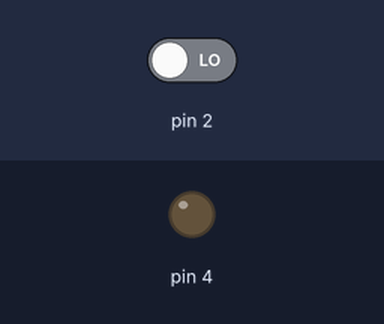
Simulated run of this sketch. Board: Arduino Uno, built with avr-gcc and run on an emulated ATmega328P. Shown: output pins drawn as LEDs (lit = HIGH). Dashed ring = blinking. Inputs (shaded band) come from the test bench; at power-on: pin 2 LOW.

Above: at 1.2 s.
1.3 s: pin 2 driven HIGH
At 1.7 s:
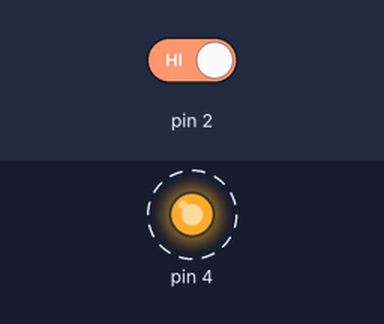
4.3 s: pin 2 driven LOW
At 5.0 s:
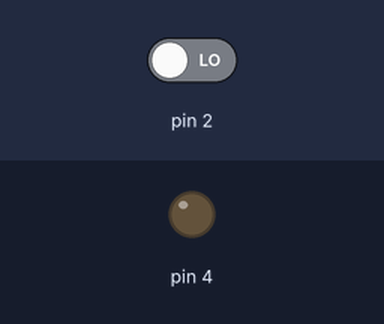
Timing chart, 0 to 7.3 s (numbered marks = the images above; inputs shaded):
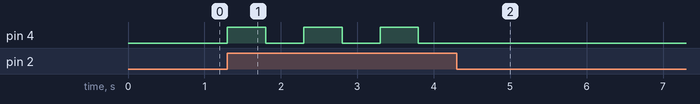

Measured:
- after the input at 1.3 s, pin 4: alternates HIGH for 0.50 s and LOW for 0.50 s, starting at once
- after the input at 4.3 s, pin 4: stops changing and stays LOW

The sketch:

ExternalBlinkingLEDwithSwitchTrigger.ino
```cpp
void setup() {
  pinMode(4, OUTPUT);
  pinMode(2, INPUT);
}

void loop() {
  if(digitalRead(2) == 1){
    digitalWrite(4, HIGH);
    delay(500);
    digitalWrite(4, LOW);
    delay(500);
  } else {
    digitalWrite(4, LOW);
  }
}
```
